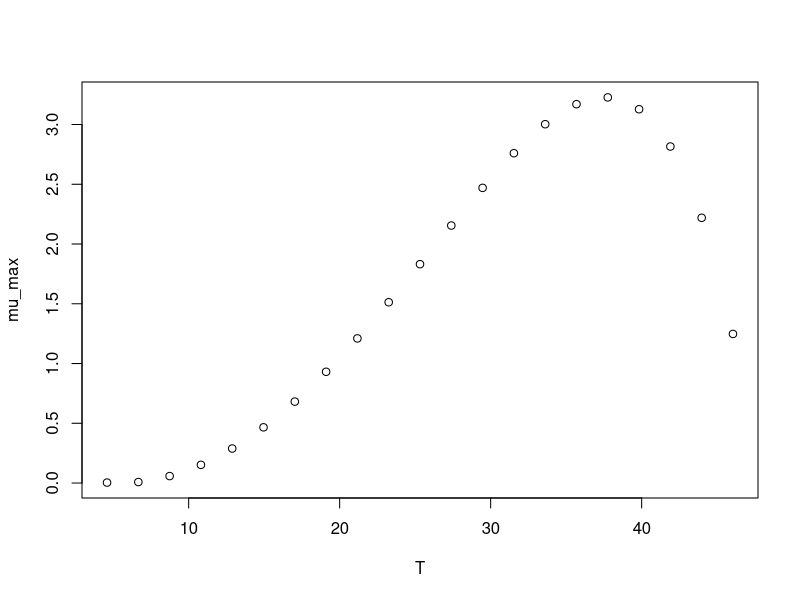

The R script that drew this image:
#############################
# start of Parameter script
#############################
T <- seq(4.5954045954046,46.046,length.out=21)
#############################
# end of Parameter script
#############################
############################# 
# start of Model script Gropin ID 1177 
#############################
 
# constant coefficients for this model
 
variables <- data.frame(T)
argumentsPar <- expand.grid(variables)
 
# heart of the model
response_surface <- function(T) {
   mumax <-0.0055*((T-5.42)^2)*(1-exp(0.0815*(T-47.86)))

return(mumax=mumax)
} 

# output parameters
mumax <- cbind(argumentsPar,response_surface(argumentsPar['T']))
colnames(mumax) <- c(colnames(argumentsPar),'mumax')
#############################
# End of Model script
#############################
############################# 
# start of Visualisation script Gropin ID 1177 
#############################
plot(T,mumax$mumax,
                          xlab='T',
                          ylab='mu_max')
#############################
# End of Visualisation script
#############################
